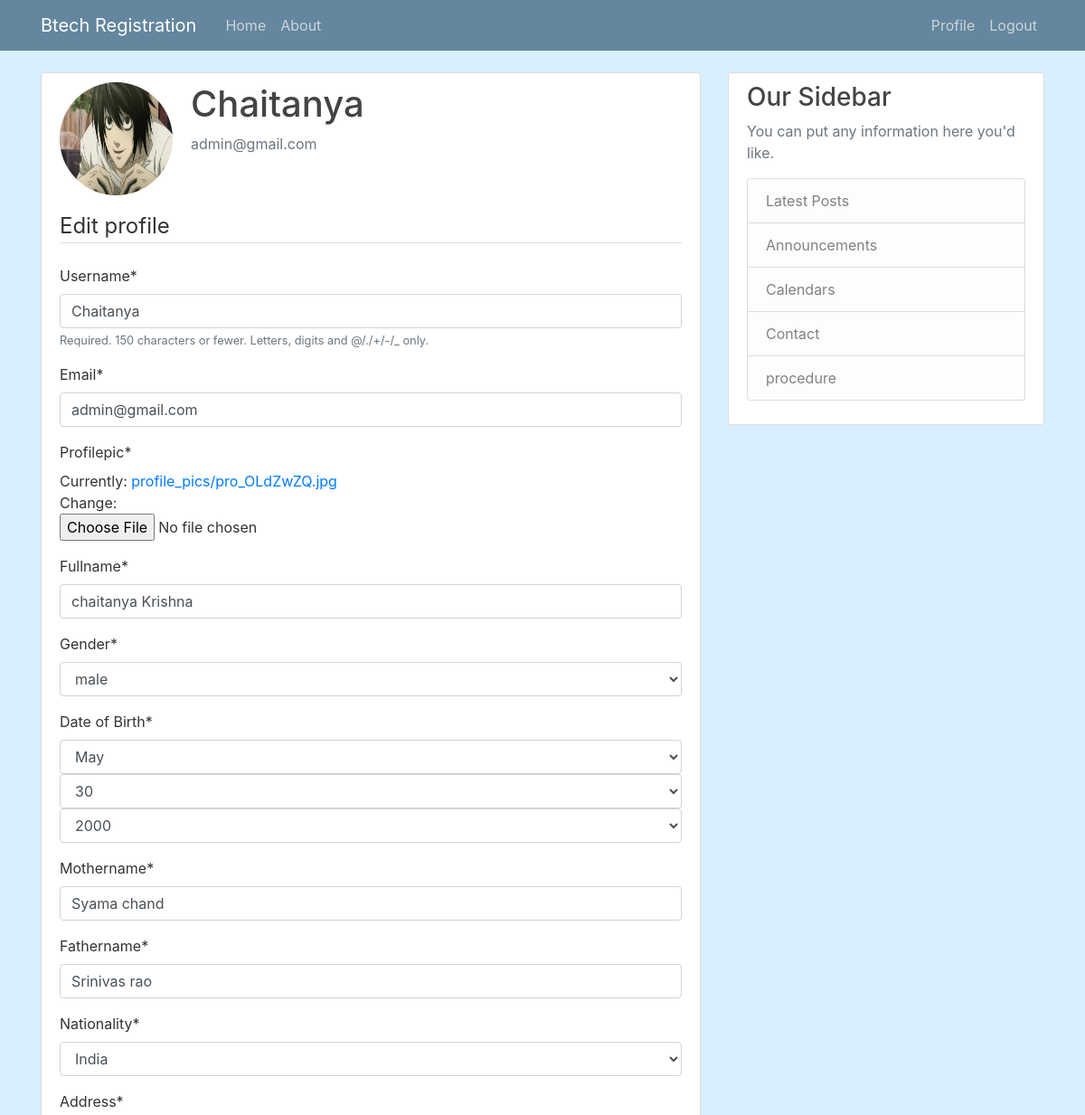
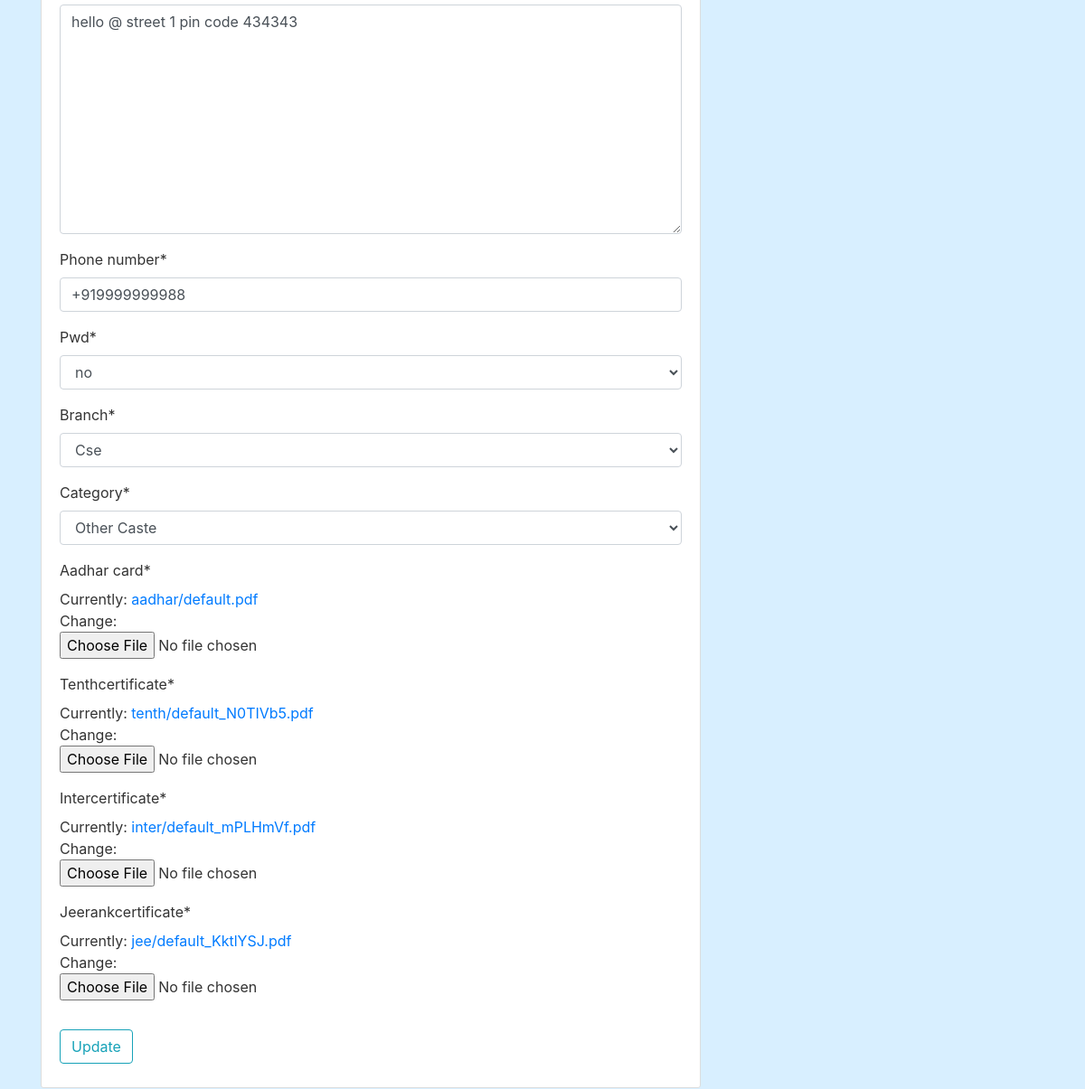
/profile/ (signed in), run on the app's committed database (2 pictures, top to bottom).
### users/models.py (models this page shows, shortened)
class profile(models.Model):
    gender_choices = [
    ('male', 'male'),
    ('female', 'female'),
    ('other', 'other'),]
    category_choices =[
        ('OC','Other Caste'),
        ('BC','Backward Caste'),
        ('SC','Scheduled Caste'),
        ('ST','Scheduled Tribe'),
    ]
    pwd_choices=[
        ('yes','yes'),
        ('no','no'),
    ]
    nationality_choices=[
        ('India','India'),
        ('Other country','Other country'),
    ]
    branch_choices=[
        ('Cse','Cse'),
        ('Ece','Ece'),
        ('Eee','Eee'),
        ('Civil','Civil'),
        ('Mech','Mech'),
        ('Chemical','Chemical'),
        ('Bio-tech','Bio-tech'),
        ('metallurgy','Metallurgy'),
    ]
    user = models.OneToOneField(User,on_delete=models.CASCADE)
    Profilepic = models.ImageField(default='default.png',upload_to='profile_pics')
    Fullname =models.CharField(blank=False,default=' ',max_length=40)
    Gender = models.CharField(blank=False,choices=gender_choices,max_length=10,default='male')
    DOB=models.DateField(null=True)
    Mothername =models.CharField(blank=False,max_length=40,default=' ')
    Fathername =models.CharField(blank=False,max_length=40,default=' ')
    nationality =models.CharField(blank=False,max_length=30,choices=nationality_choices,default=' ')
    address = models.TextField(default='your address with pincode',max_length=200)
    phone_number=PhoneNumberField(blank=False,default=' ')
    pwd=models.CharField(blank=False,max_length=10,choices=pwd_choices,default=' ')
    branch=models.CharField(blank=False,max_length=20,choices=branch_choices,default=' ')
    category =models.CharField(blank=False,choices=category_choices,max_length=10,default=' ')
    tenthcertificate = models.FileField(blank=False,upload_to='tenth',default='default.pdf')
    intercertificate = models.FileField(blank=False,upload_to='inter',default='default.pdf')
    jeerankcertificate = models.FileField(blank=False,upload_to='jee',default='default.pdf')
    aadhar_card = models.FileField(blank=False,upload_to='aadhar',default='default.pdf')

### users/views.py (the view)
# urls.py: path('profile/',user_views.profile,name="profile"),
@login_required
def profile(request):
    if request.method=='POST':
        u_form=UserUpdateForm(request.POST,instance=request.user)
        p_form=ProfileUpdateForm(request.POST,
        request.FILES,
        instance=request.user.profile)
        if u_form.is_valid() and p_form.is_valid():
            u_form.save()
            p_form.save()
            messages.success(request,f'your account has been Successfully Updated')
            return redirect('profile')
    else:
        u_form=UserUpdateForm(instance=request.user)
        p_form=ProfileUpdateForm(instance=request.user.profile)
    context={
        'u_form':u_form,
        'p_form':p_form
    }
    return render(request,'users/profile.html',context)

### users/forms.py
class UserUpdateForm(forms.ModelForm):
    email= forms.EmailField()
    class Meta:
        model =User
        fields =['username','email']

class ProfileUpdateForm(forms.ModelForm):
        DOB = forms.DateField(label='Date of Birth',widget = forms.SelectDateWidget(years=[1998,1999,2000,2001,2002,2003,2004,2005,2006,2007,2008,2009]))
        class Meta:
            model =profile
            fields =[
            'Profilepic',
            'Fullname',
            'Gender','DOB','Mothername',
            'Fathername','nationality','address','phone_number','pwd','branch','category','aadhar_card',
            'tenthcertificate','intercertificate','jeerankcertificate'
                    ]
            widgets = {
                'DOB': forms.DateInput(attrs={'class':'datepicker'}),
                }

### users/templates/users/profile.html (shortened to what this page needs)
{% extends "blog/base.html" %}
{% load crispy_forms_tags %}
{% block content %}
<div class="content-section">
    <div class="media">
      <img class="rounded-circle account-img" src="{{ user.profile.Profilepic.url }}">
      <div class="media-body">
        <h2 class="account-heading">{{ user.username }}</h2>
        <p class="text-secondary">{{ user.email }}</p>
      </div>
    </div>
    <form method="POST" enctype="multipart/form-data">
      <fieldset class="form-group">
          <legend class="border-bottom mb-4">
              Edit profile
          </legend>
          {{u_form |crispy}}
          {{p_form |crispy}}
      </fieldset>
      <div class="form-group">
          <button class="btn btn-outline-info" type="submit">
              Update
          </button>
      </div>
    </form>
  </div>
{% endblock content %}

### blog/templates/blog/base.html (shortened to what this page needs)
{% load static %}
<!DOCTYPE html>
<html>
<head>
    <link rel="stylesheet" href="https://maxcdn.bootstrapcdn.com/bootstrap/4.0.0/css/bootstrap.min.css">
    <link rel="stylesheet" type="text/css" href="{% static 'blog/main.css' %}">
</head>
<body>
    <header class="site-header">
      <nav class="navbar navbar-expand-md navbar-dark bg-steel fixed-top">
        <div class="container">
          <a class="navbar-brand mr-4" href="{% url 'blog-home' %}">Btech Registration</a>
          <div class="collapse navbar-collapse" id="navbarToggle">
            <div class="navbar-nav mr-auto">
              <a class="nav-item nav-link" href="{% url 'blog-home' %}">Home</a>
              <a class="nav-item nav-link" href="{% url 'blog-about' %}">About</a>
            </div>
            <div class="navbar-nav">
              {% if user.is_authenticated%}
              <a class="nav-item nav-link" href="{% url 'profile' %}">Profile</a>
              <a class="nav-item nav-link" href="{% url 'logout' %}">Logout</a>
              {%else%}
              <a class="nav-item nav-link" href="{%url 'login'%}">Login</a>
              <a class="nav-item nav-link" href="{%url 'register'%}">Register</a>
              {% endif %}
            </div>
          </div>
        </div>
      </nav>
    </header>
    <main role="main" class="container">
      <div class="row">
        <div class="col-md-8">
          {% block content %}{% endblock %}
        </div>
        <div class="col-md-4">
          <div class="content-section">
            <h3>Our Sidebar</h3>
            <p class='text-muted'>You can put any information here you'd like.
              <ul class="list-group">
                <li class="list-group-item list-group-item-light">Latest Posts</li>
                <li class="list-group-item list-group-item-light">Announcements</li>
                <li class="list-group-item list-group-item-light">Calendars</li>
                <li class="list-group-item list-group-item-light">Contact</li>
                <li class="list-group-item list-group-item-light">procedure</li>
              </ul>
            </p>
          </div>
        </div>
      </div>
    </main>
</body>
</html>

### blog/static/blog/main.css (style rules this page uses)
body { background: rgb(216, 239, 255); color: #333333; margin-top: 5rem; }
h1, h2, h3, h4, h5, h6 { color: #444444; }
ul { margin: 0; }
.bg-steel { background-color: #64869e; }
.site-header .navbar-nav .nav-link { color: #cbd5db; }
.content-section { background: #ffffff; padding: 10px 20px; border: 1px solid #dddddd; border-radius: 3px; margin-bottom: 20px; }
.account-img { height: 125px; width: 125px; margin-right: 20px; margin-bottom: 16px; }
.account-heading { font-size: 2.5rem; }

### data on the page
profile: Fullname "chaitanya Krishna", Gender "male", Mothername "Syama chand", Fathername "Srinivas rao", nationality "India", address "hello @ street 1 pin code 434343", phone_number "+919999999988", pwd "no", branch "Cse", category "Other Caste"

### other printed values
{{ user.username }} "Chaitanya"
{{ user.email }} "admin@gmail.com"
